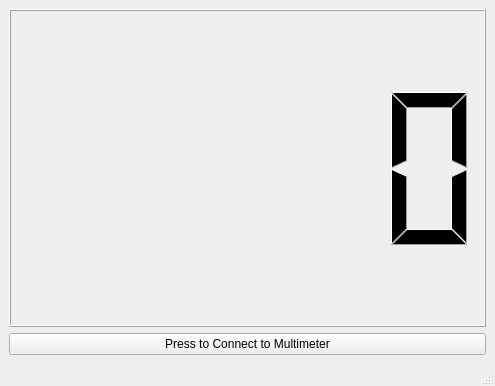
<?xml version="1.0" encoding="UTF-8"?>
<ui version="4.0">
 <class>MainWindow</class>
 <widget class="QMainWindow" name="MainWindow">
  <property name="geometry">
   <rect>
    <x>0</x>
    <y>0</y>
    <width>495</width>
    <height>386</height>
   </rect>
  </property>
  <property name="windowTitle">
   <string>MainWindow</string>
  </property>
  <widget class="QWidget" name="centralwidget">
   <layout class="QVBoxLayout" name="verticalLayout">
    <item>
     <widget class="QLCDNumber" name="lcdNumber">
      <property name="sizePolicy">
       <sizepolicy hsizetype="Preferred" vsizetype="Preferred">
        <horstretch>0</horstretch>
        <verstretch>1</verstretch>
       </sizepolicy>
      </property>
     </widget>
    </item>
    <item>
     <widget class="QPushButton" name="buttonConnect">
      <property name="text">
       <string>Press to Connect to Multimeter</string>
      </property>
     </widget>
    </item>
   </layout>
  </widget>
  <widget class="QMenuBar" name="menubar">
   <property name="geometry">
    <rect>
     <x>0</x>
     <y>0</y>
     <width>495</width>
     <height>33</height>
    </rect>
   </property>
  </widget>
  <widget class="QStatusBar" name="statusbar">
   <property name="enabled">
    <bool>true</bool>
   </property>
  </widget>
 </widget>
 <resources/>
 <connections/>
</ui>
